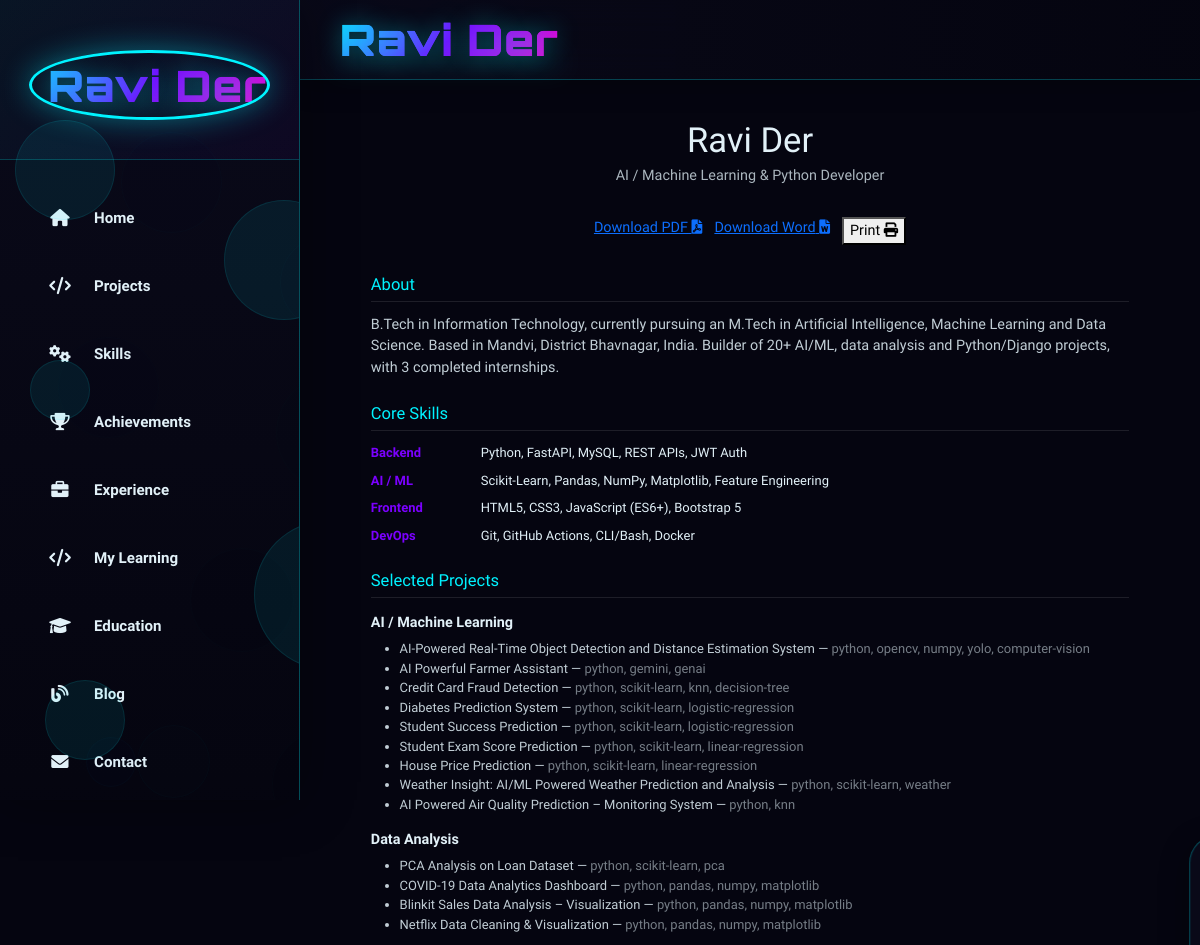
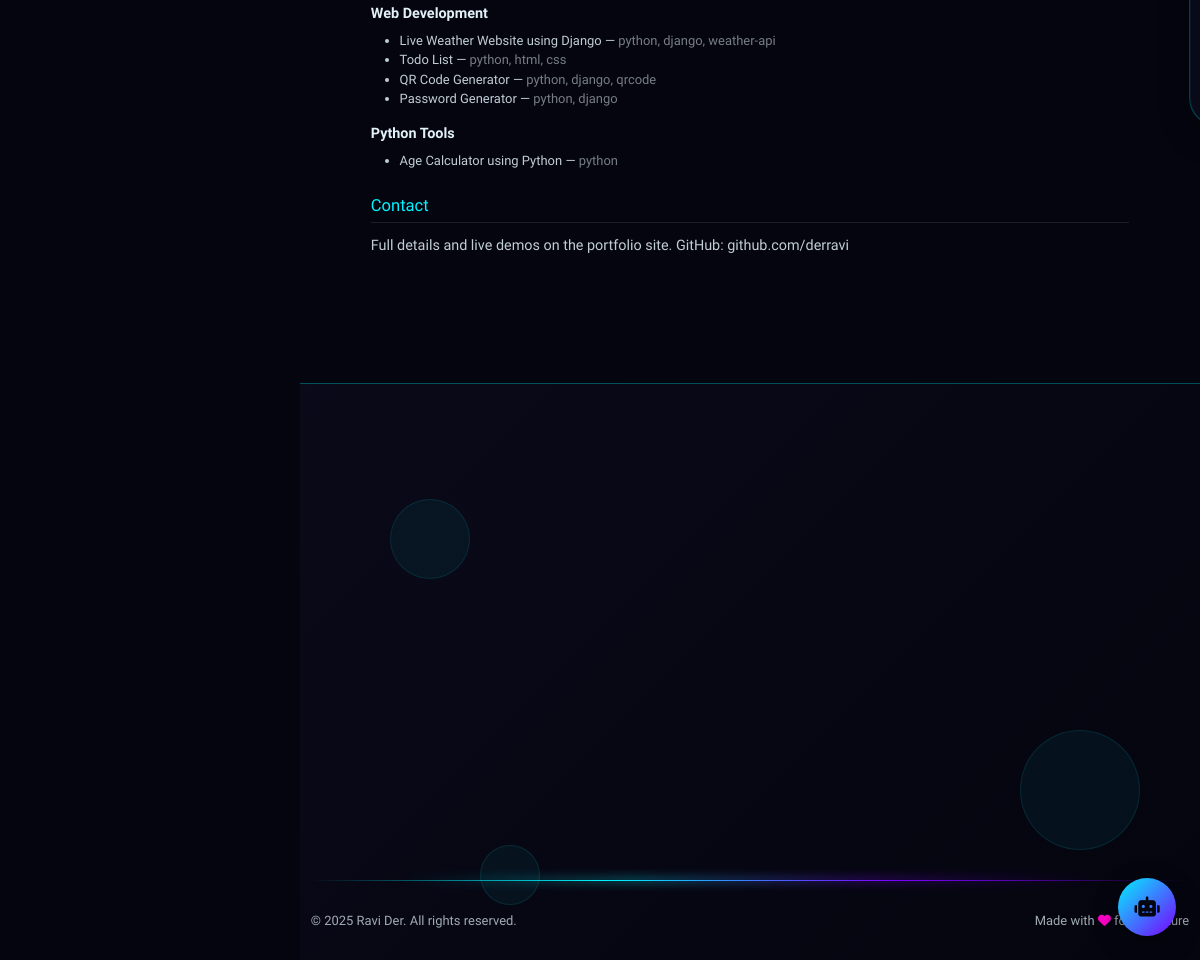
/resume, run on the app's committed database (2 pictures, top to bottom).
### tables this page shows
CREATE TABLE admin_projects (
            id INTEGER PRIMARY KEY AUTOINCREMENT,
            slug TEXT UNIQUE NOT NULL,
            title TEXT NOT NULL,
            description TEXT,
            category TEXT,
            tags TEXT,
            github_url TEXT,
            image_url TEXT,
            demo_url TEXT,
            status TEXT DEFAULT 'published',
            featured BOOLEAN DEFAULT 0,
            view_count INTEGER DEFAULT 0,
            created_at TIMESTAMP DEFAULT CURRENT_TIMESTAMP,
            updated_at TIMESTAMP DEFAULT CURRENT_TIMESTAMP
        , display_order INTEGER DEFAULT 0);

### flask_app.py (the view)
@app.route('/resume')
def resume_view():
    by_category = {}
    for p in projects_data.get_projects():
        by_category.setdefault(p["category"], []).append(p)
    return render_template('resume.html', by_category=by_category, category_labels=CATEGORY_LABELS)

### admin_db.py (called while the page is built)
def get_db_connection():
    os.makedirs(DATA_DIR, exist_ok=True)
    conn = sqlite3.connect(DB_PATH)
    conn.row_factory = sqlite3.Row
    return conn

def get_all_projects(status='all'):
    conn = get_db_connection()
    cursor = conn.cursor()
    if status == 'all':
        cursor.execute('SELECT * FROM admin_projects ORDER BY display_order ASC, created_at DESC')
    else:
        cursor.execute('SELECT * FROM admin_projects WHERE status = ? ORDER BY display_order ASC, created_at DESC', (status,))
    projects = [dict(row) for row in cursor.fetchall()]
    for project in projects:
        if project['tags']:
            try:
                project['tags'] = json.loads(project['tags'])
            except:
                project['tags'] = []
    conn.close()
    return projects

### db.py (called while the page is built)
def get_connection():
    os.makedirs(DATA_DIR, exist_ok=True)
    conn = sqlite3.connect(DB_PATH)
    conn.row_factory = sqlite3.Row
    conn.execute("PRAGMA foreign_keys = ON")
    return conn

def now_iso():
    return datetime.now(timezone.utc).isoformat()

### flask_app.py (called while the page is built)
@app.after_request
def add_security_headers(response):
    response.headers["X-Content-Type-Options"] = "nosniff"
    response.headers["X-Frame-Options"] = "DENY"
    response.headers["X-XSS-Protection"] = "1; mode=block"
    response.headers["Referrer-Policy"] = "strict-origin-when-cross-origin"
    response.headers["Content-Security-Policy"] = (
        "default-src 'self'; "
        "img-src 'self' data: https:; "
        "style-src 'self' 'unsafe-inline' https:; "
        "script-src 'self' 'unsafe-inline' https:; "
        "connect-src 'self' https:; "
        "font-src 'self' https: data:;"
    )
    return response

@app.before_request
def _start_timer():
    request._start_time = time.time()

### projects_data.py (called while the page is built)
def get_projects(published_only=True):
    status = "published" if published_only else "all"
    rows = admin_db.get_all_projects(status=status)
    return [_row_to_project(r) for r in rows]

### templates/resume.html (shortened to what this page needs)
{% extends 'base.html' %}
{% block content %}
<section class="section">
    <div class="container resume-wrap">
        <div class="resume-header">
            <h1>Ravi Der</h1>
            <p style="opacity:0.75;">AI / Machine Learning &amp; Python Developer</p>
        </div>
        <div class="resume-actions">
            <a href="{{ url_for('export_resume_pdf') }}" class="btn-futuristic"><span>Download PDF</span> <i class="fas fa-file-pdf"></i></a>
            <a href="{{ url_for('export_resume_docx') }}" class="btn-futuristic1"><span>Download Word</span> <i class="fas fa-file-word"></i></a>
            <button onclick="window.print()" class="btn-futuristic1"><span>Print</span> <i class="fas fa-print"></i></button>
        </div>
        <div class="resume-section">
            <h3>About</h3>
            <p style="opacity:0.85;">B.Tech in Information Technology, currently pursuing an M.Tech in Artificial
                Intelligence, Machine Learning and Data Science. Based in Mandvi, District Bhavnagar, India.
                Builder of 20+ AI/ML, data analysis and Python/Django projects, with 3 completed internships.</p>
        </div>
        <div class="resume-section">
            <h3>Core Skills</h3>
            <div class="resume-skill-row"><strong>Backend</strong><span>Python, FastAPI, MySQL, REST APIs, JWT Auth</span></div>
            <div class="resume-skill-row"><strong>AI / ML</strong><span>Scikit-Learn, Pandas, NumPy, Matplotlib, Feature Engineering</span></div>
            <div class="resume-skill-row"><strong>Frontend</strong><span>HTML5, CSS3, JavaScript (ES6+), Bootstrap 5</span></div>
            <div class="resume-skill-row"><strong>DevOps</strong><span>Git, GitHub Actions, CLI/Bash, Docker</span></div>
        </div>
        <div class="resume-section">
            <h3>Selected Projects</h3>
            {% for cat, items in by_category.items() %}
            <p style="font-weight:600; margin: 14px 0 6px;">{{ category_labels.get(cat, cat) }}</p>
            <ul style="opacity:0.85; font-size:0.9rem;">
                {% for p in items %}
                <li>{{ p.title }} — <span style="opacity:0.6;">{{ p.tags|join(', ') }}</span></li>
                {% endfor %}
            </ul>
            {% endfor %}
        </div>
        <div class="resume-section">
            <h3>Contact</h3>
            <p style="opacity:0.85;">Full details and live demos on the portfolio site. GitHub: github.com/derravi</p>
        </div>
    </div>
</section>
{% endblock %}

### static/css/enhancements.css (style rules this page uses)
html { scroll-behavior: smooth; }
html { font-size: 90%; }

### templates/resume.html (style rules this page uses)
.resume-wrap { max-width: 780px; margin: 0 auto; }
.resume-header { text-align: center; margin-bottom: 30px; }
.resume-header h1 { font-size: 2.4rem; margin-bottom: 4px; }
.resume-actions { display: flex; gap: 12px; justify-content: center; margin-bottom: 30px; flex-wrap: wrap; }
.resume-section { margin-bottom: 26px; }
.resume-section h3 { font-size: 1.15rem; color: var(--primary); margin-bottom: 12px; border-bottom: 1px solid rgba(255,255,255,0.1); padding-bottom: 6px; }
.resume-skill-row { display: flex; gap: 10px; margin-bottom: 8px; font-size: 0.9rem; }
.resume-skill-row strong { min-width: 100px; color: var(--secondary); }

### templates/base.html (style rules this page uses)
:root { --primary: #00f3ff; --secondary: #7b00ff; --dark: #0a0a1a; --darker: #050510; --light: #e2f1f8; --accent: #ff00c8; --sidebar-width: 300px; --sidebar-collapsed: 80px; }
* { -ms-overflow-style: none; scrollbar-width: none; }
html, body { margin: 0; padding: 0; overflow-x: hidden; font-family: 'Exo 2', sans-serif; background-color: var(--darker); color: var(--light); height: 100%; }
body::before { content: ''; position: fixed; top: 0; left: 0; width: 100%; height: 100%; background: radial-gradient(circle at 20% 50%, rgba(123, 0, 255, 0.15) 0%, transparent 25%), radial-gradient(circle at 80% 20%, rgba(0, 243, 255, 0.1) 0%, transparent 25%), radial-gradient(circle at 40% 80%, rgba(255, 0, 200, 0.08) 0%, transparent 25%); z-index: -1; pointer-events: none; }
html, body { width: 100%; position: relative; }
* { transition: color 0.3s ease, background-color 0.3s ease, border-color 0.3s ease; }

### templates/footer.html (style rules this page uses)
:root { --primary: #00f3ff; --secondary: #7b00ff; --dark: #0a0a1a; --darker: #050510; --light: #e2f1f8; --accent: #ff00c8; }

### data on the page
admin_projects: get "AI / Machine Learning", title "AI-Powered Real-Time Object Detection and Distance Estimation System", tags "python, opencv, numpy, yolo, computer-vision"
admin_projects: title "AI Powerful Farmer Assistant", tags "python, gemini, genai"
admin_projects: title "Credit Card Fraud Detection", tags "python, scikit-learn, knn, decision-tree"
admin_projects: title "Diabetes Prediction System", tags "python, scikit-learn, logistic-regression"
admin_projects: title "Student Success Prediction", tags "python, scikit-learn, logistic-regression"
admin_projects: title "Student Exam Score Prediction", tags "python, scikit-learn, linear-regression"
admin_projects: title "House Price Prediction", tags "python, scikit-learn, linear-regression"
admin_projects: title "Weather Insight: AI/ML Powered Weather Prediction and Analysis", tags "python, scikit-learn, weather"
admin_projects: title "AI Powered Air Quality Prediction – Monitoring System", tags "python, knn"
admin_projects: get "Data Analysis", title "PCA Analysis on Loan Dataset", tags "python, scikit-learn, pca"
admin_projects: title "COVID-19 Data Analytics Dashboard", tags "python, pandas, numpy, matplotlib"
admin_projects: title "Blinkit Sales Data Analysis – Visualization", tags "python, pandas, numpy, matplotlib"
admin_projects: title "Netflix Data Cleaning & Visualization", tags "python, pandas, numpy, matplotlib"
admin_projects: get "Web Development", title "Live Weather Website using Django", tags "python, django, weather-api"
admin_projects: title "Todo List", tags "python, html, css"
admin_projects: title "QR Code Generator", tags "python, django, qrcode"
admin_projects: title "Password Generator", tags "python, django"
admin_projects: get "Python Tools", title "Age Calculator using Python", tags "python"
